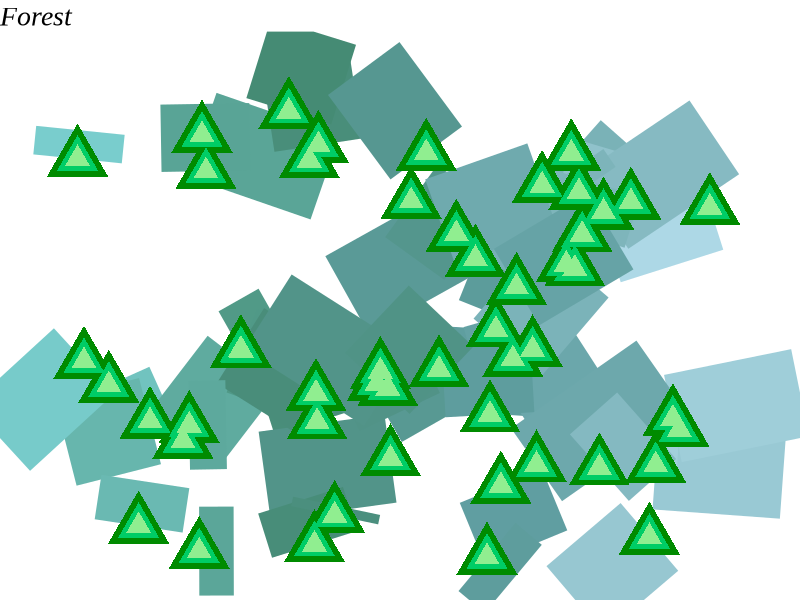
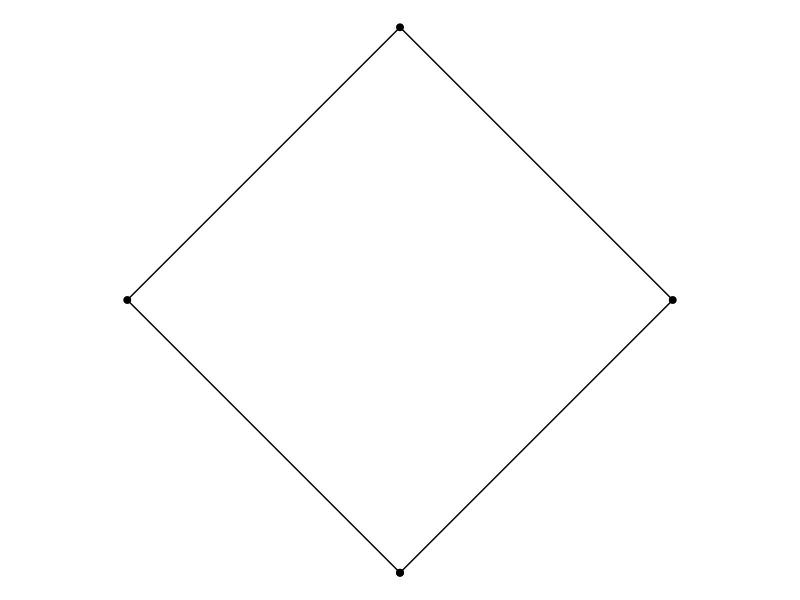

These charts were generated, in order, by the following R code:
## ---- chunk 1
#| label: libraries

library(ggplot2)
library(scales)
library(ggthemes)
library(tibble)
## ---- chunk 2
set.seed(1)
n <- 50
dat <- tibble(
  x0 = runif(n),
  y0 = runif(n),
  x1 = x0 + runif(n, min = -.2, max = .2),
  y1 = y0 + runif(n, min = -.2, max = .2),
  shade = runif(n), 
  size = runif(n)
)


pal <- c("darkslategray3", "aquamarine4", "cadetblue", "lightblue")


dat |>
  ggplot(aes(x = x0, y = y0,
             xend = x1, yend = y1,
             color = x0)) +
  geom_segment(show.legend = FALSE, linewidth = 30) +
  geom_point(show.legend = FALSE, size = 15, shape = 17, 
             color = "green4") +
  geom_point(show.legend = FALSE, size = 10, shape = 17, 
             color = "springgreen3") +
  geom_point(show.legend = FALSE, size = 6, shape = 17, 
             color = "lightgreen") +
  
  #coord_polar() +
  scale_y_continuous(expand = c(0, 0)) +
  scale_x_continuous(expand = c(0, 0)) + 
  scale_colour_gradientn(colours = pal) +
  scale_size(range = c(0, 10)) +
  theme_void() +
  labs(title = "Forest") +
  theme(
    plot.title = element_text(family = "Times New Roman", size = 20, 
                              face = "italic", color = "black")
  )
## ---- chunk 3
# source: https://art-from-code.netlify.app/day-1/session-3/
show_polygon <- function(polygon, show_vertices = TRUE, ...) {
  
  pic <- ggplot(polygon, aes(x, y)) +
    geom_polygon(colour = "black", fill = NA, show.legend = FALSE, ...) + 
    coord_equal() + 
    theme_void()
  
  if(show_vertices == TRUE) {
    pic <- pic + geom_point(colour = "black", size = 2)
  }
  print(pic)
}

normalise_radius <- function(x, min, max) {
  normalize(x, from = c(-0.5, 0.5), to = c(min, max))
}
## ---- chunk 4
diamond <- tibble(
  x = c(0.5, 1, 0.5, 0, 0.5),
  y = c(0, 0.5, 1, 0.5, 0),
  seg_len = c(1, 1, 1, 1, 0)
)
show_polygon(diamond)



